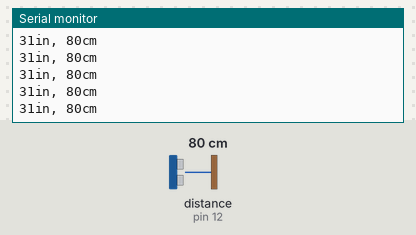
Simulated run of this sketch. Board: Arduino Uno, built with avr-gcc and run on an emulated ATmega328P. Parts: the last lines printed to the serial monitor. Wiring (inferred from the names in the program): ultrasonic range finder: trigger pin 11; echo pin 12. The inputs (shaded band) are chosen by the test bench; at power-on: distance to the obstacle (sensor on pin 12) 80 cm. The echo pulse lasts 58.3 µs per cm.

Above: at 1.2 s.
1.3 s: distance to the obstacle (sensor on pin 12) set to 2 cm
At 1.71 s:
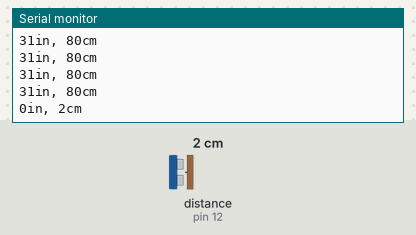
4.3 s: distance to the obstacle (sensor on pin 12) set to 4 cm
At 4.48 s:
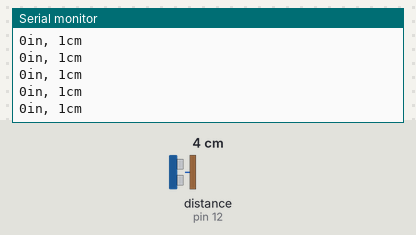
Timing chart, 0 to 7.3 s (numbered marks = the images above; inputs shaded):
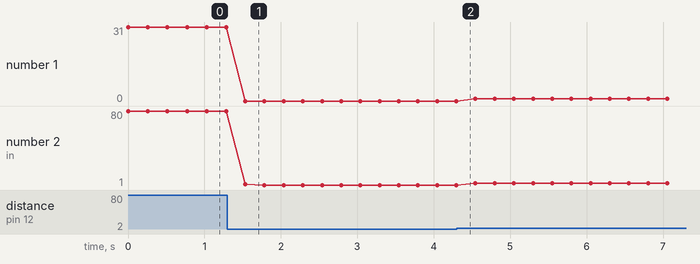

Measured:
- after the input at 1.3 s, the serial monitor: prints a new line after 0.23 s (image 1)
- plotted number 1: 31 → 0 after the input at 1.3 s
- plotted number 2: 80 → 1 after the input at 1.3 s, 1 → 3 after the input at 4.3 s

The sketch:

Calculate_Distance_Using_Ultarsonic.ino
```cpp
/*
 * SVL Automations
 * https://svlautomations.in
 * https://svltrainings.in
 * Complete Guide for Ultrasonic Sensor HC-SR04
 *
    Ultrasonic sensor Pins:
        VCC: +5VDC
        Trig : Trigger (INPUT) - Pin11
        Echo: Echo (OUTPUT) - Pin 12
        GND: GND
 */

int trigPin = 11;    // Trigger
int echoPin = 12;    // Echo
long duration, cm, inches;

void setup() {
  //Define inputs and outputs
  pinMode(trigPin, OUTPUT);
  pinMode(echoPin, INPUT);

  //Serial Port begin
  Serial.begin (9600);
}

void loop() {
  // The sensor is triggered by a HIGH pulse of 10 or more microseconds.
  // Give a short LOW pulse beforehand to ensure a clean HIGH pulse:
  digitalWrite(trigPin, LOW);
  delayMicroseconds(5);
  digitalWrite(trigPin, HIGH);
  delayMicroseconds(10);
  digitalWrite(trigPin, LOW);

  // Read the signal from the sensor: a HIGH pulse whose
  // duration is the time (in microseconds) from the sending
  // of the ping to the reception of its echo off of an object.
  pinMode(echoPin, INPUT);
  duration = pulseIn(echoPin, HIGH);

  // Convert the time into a distance
  cm = (duration/2) / 29.1;     // Divide by 29.1 or multiply by 0.0343
  inches = (duration/2) / 74;   // Divide by 74 or multiply by 0.0135

  Serial.print(inches);
  Serial.print("in, ");
  Serial.print(cm);
  Serial.print("cm");
  Serial.println();

  delay(250);
}
```
